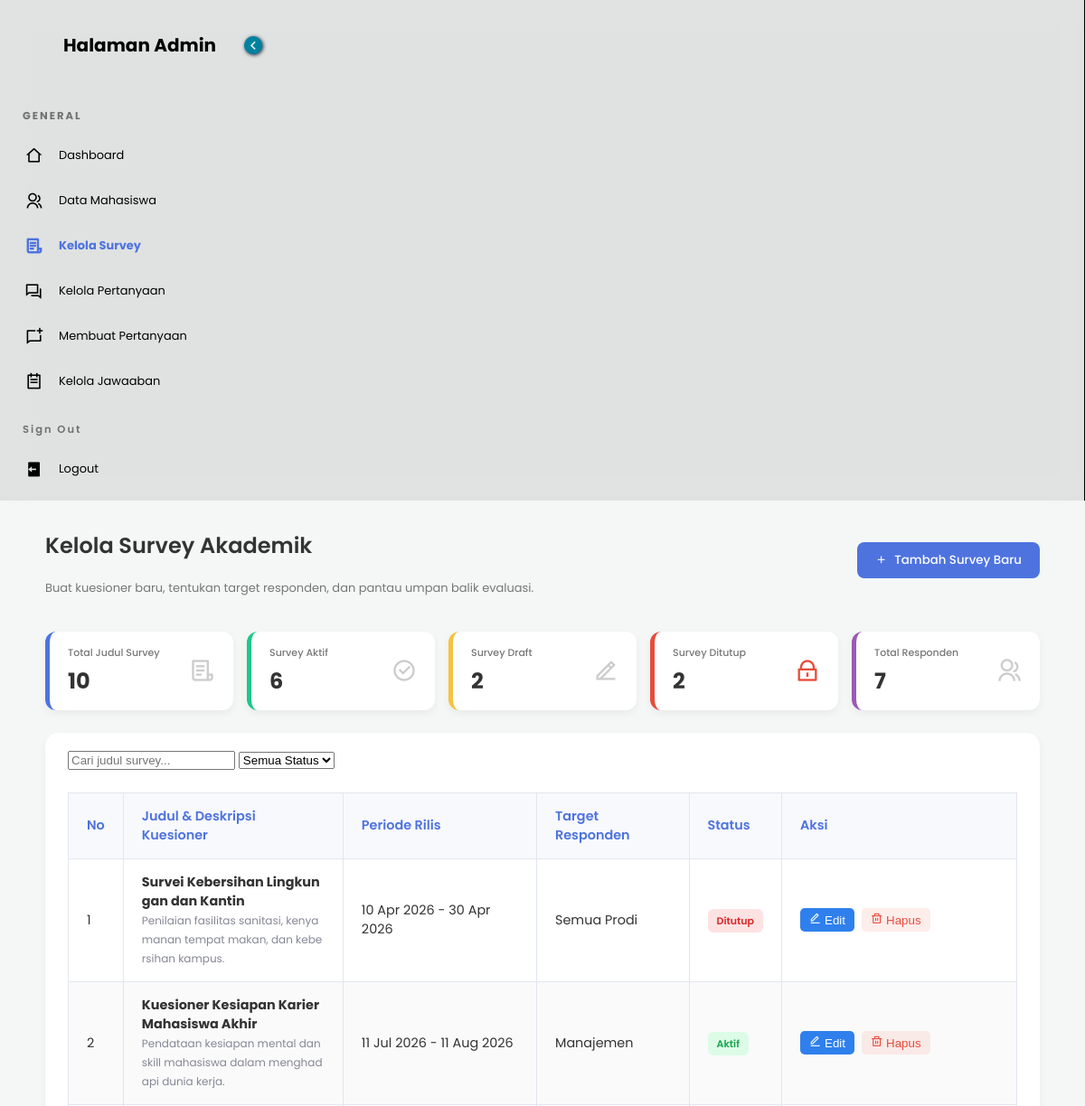
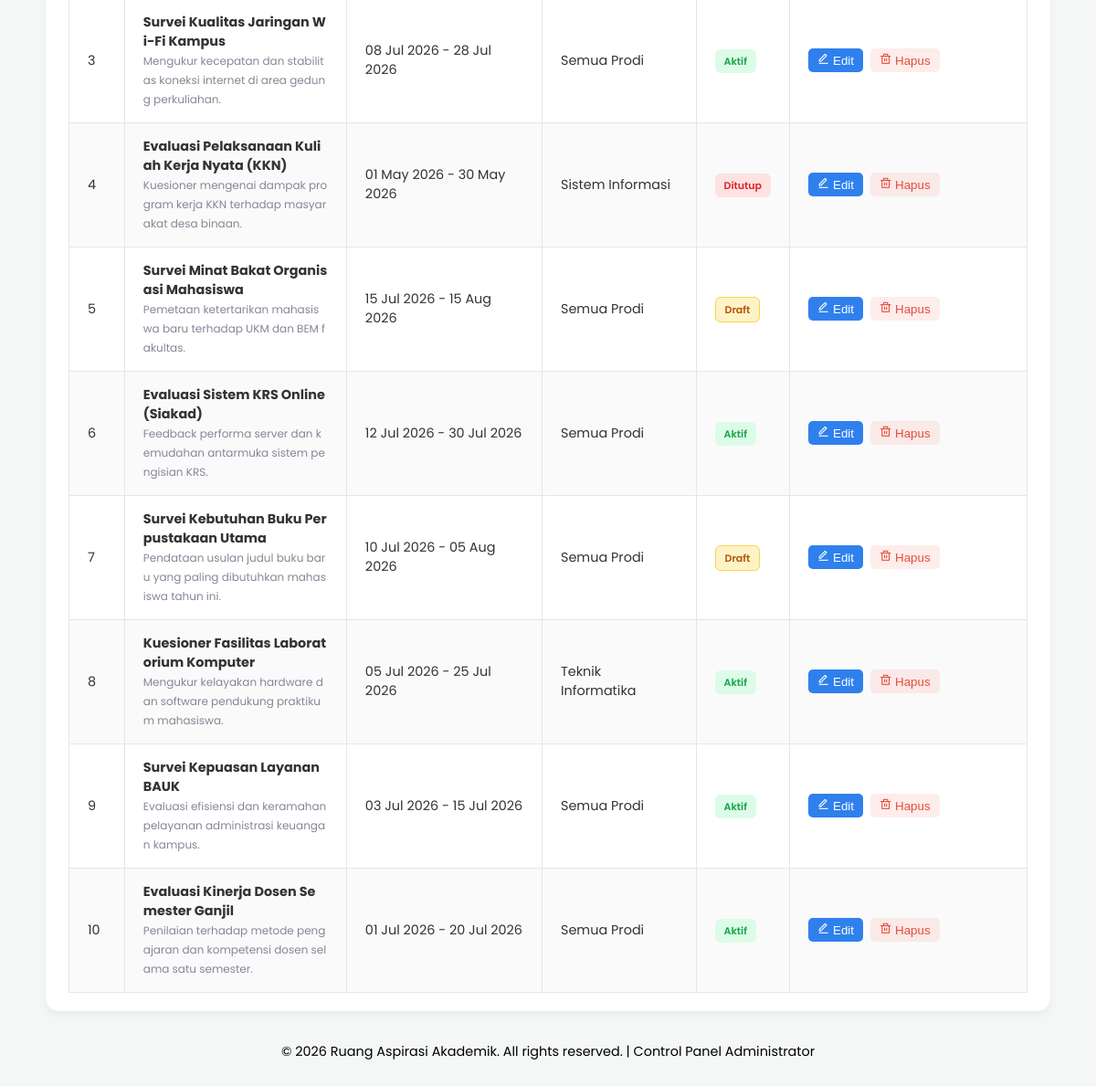
/webFeedback/admin-survey.php, run on the app's committed database (2 pictures, top to bottom).
### tables this page shows
CREATE TABLE `surveys` (
  `id_survey` int(11) NOT NULL,
  `judul_survey` varchar(255) NOT NULL,
  `deskripsi` text DEFAULT NULL,
  `tanggal_mulai` date NOT NULL,
  `tanggal_selesai` date NOT NULL,
  `target_prodi` varchar(100) NOT NULL,
  `status` enum('aktif','non-aktif','draft') DEFAULT 'draft'
);

### webFeedback/admin-survey.php (the view, shortened to what this page needs)
<?php
include 'db.php';
$sql_mhs = "SELECT COUNT(*) as total FROM mahasiswa";
$res_mhs = $conn->query($sql_mhs);
$total_mahasiswa = ($res_mhs) ? $res_mhs->fetch_assoc()['total'] : 0;
$sql_survey = "SELECT * FROM surveys ORDER BY id_survey DESC";
$result_survey = $conn->query($sql_survey);
$sql_aktif = "SELECT COUNT(*) as total_aktif FROM surveys WHERE status = 'aktif'";
$res_aktif = $conn->query($sql_aktif);
$total_aktif = ($res_aktif) ? $res_aktif->fetch_assoc()['total_aktif'] : 0;
$sql_draft = "SELECT COUNT(*) as total_draft FROM surveys WHERE status = 'draft'";
$res_draft = $conn->query($sql_draft);
$total_draft = ($res_draft) ? $res_draft->fetch_assoc()['total_draft'] : 0;
$sql_closed = "SELECT COUNT(*) as total_closed FROM surveys WHERE status = 'non-aktif'";
$res_closed = $conn->query($sql_closed);
$total_closed = ($res_closed) ? $res_closed->fetch_assoc()['total_closed'] : 0;
?>
<!DOCTYPE html>
<html lang="en">
<head>
  <link rel="stylesheet" href="https://cdn.jsdelivr.net/npm/remixicon@2.2.0/fonts/remixicon.css" />
  <link rel="stylesheet" href="https://unpkg.com/css-pro-layout@1.1.0/dist/css/css-pro-layout.css" />
</head>
<body>
  <div class="layout has-sidebar fixed-sidebar fixed-header">
    <aside id="sidebar" class="sidebar break-point-sm has-bg-image">
      <a id="btn-collapse" class="sidebar-collapser"><i class="ri-arrow-left-s-line"></i></a>
      <div class="image-wrapper">
      </div>
      <div class="sidebar-layout">
        <div class="sidebar-header">
          <div class="pro-sidebar-logo">
            <h5>Halaman Admin</h5>
          </div>
        </div>
        <div class="sidebar-content">
          <nav class="menu open-current-submenu">
            <ul>
              <li class="menu-header"><span style="font-weight: 700; color: #000;"> GENERAL </span></li>
              <li class="menu-item">
                <a href="admin.php">
                  <span class="menu-icon">
                    <i class="ri-home-2-line"></i>
                  </span>
                  <span class="menu-title">Dashboard</span>
                </a>
              </li>
              <li class="menu-item">
                <a href="admin-mahasiswa.php">
                  <span class="menu-icon">
                    <i class="ri-group-line"></i>
                  </span>
                  <span class="menu-title">Data Mahasiswa</span>
                </a>
              </li>
              <li class="menu-item">
                <a href="#"style="color: #4e73df; font-weight: bold;">
                  <span class="menu-icon"style="color: #4e73df;">
                    <i class="ri-file-list-3-line"></i>
                  </span>
                  <span class="menu-title">Kelola Survey</span>
                </a>
              </li>
              <li class="menu-item">
                <a href="admin-pertanyaan.php">
                  <span class="menu-icon">
                    <i class="ri-question-answer-line"></i>
                  </span>
                  <span class="menu-title">Kelola Pertanyaan</span>
                </a>
              </li>
              <li class="menu-item">
                <a href="index.php">
                  <span class="menu-icon">
                    <i class="ri-chat-new-line"></i>
                  </span>
                  <span class="menu-title">Membuat Pertanyaan</span>
                </a>
              </li>
              <li class="menu-item">
                <a href="index.php">
                  <span class="menu-icon">
                    <i class="ri-todo-line"></i>
                  </span>
                  <span class="menu-title">Kelola Jawaaban</span>
                </a>
              </li>
              <li class="menu-header" style="padding-top: 20px"><span> Sign Out </span></li>
              <li class="menu-item">
                <a href="login.php">
                  <span class="menu-icon">
                    <i class="ri-logout-box-fill"></i>
                  </span>
                  <span class="menu-title">Logout</span>
                </a>
              </li>
            </ul>
          </nav>
        </div>
      </div>
    </aside>
    <main class="content main">
    <div class="header-actions">
        <div class="page-title">
            <h2>Kelola Survey Akademik</h2>
            <p>Buat kuesioner baru, tentukan target responden, dan pantau umpan balik evaluasi.</p>
        </div>
<button type="button" class="btn-add-survey"><i class="ri-add-line"></i> Tambah Survey Baru</button>
    </div>
<div class="stats-cards">
    <div class="stat-card">
        <div>
            <h3>Total Judul Survey</h3>
            <p><?= ($result_survey) ? $result_survey->num_rows : 0; ?></p>
        </div>
        <i class="ri-file-list-3-line"></i>
    </div>
    <div class="stat-card green">
        <div>
            <h3>Survey Aktif</h3>
            <p><?= $total_aktif; ?></p>
        </div>
        <i class="ri-checkbox-circle-line"></i>
    </div>
    <div class="stat-card orange">
        <div>
            <h3>Survey Draft</h3>
            <p><?= $total_draft; ?></p>
        </div>
        <i class="ri-edit-2-line"></i>
    </div>
    <div class="stat-card" style="border-left-color: #e74c3c;">
        <div>
            <h3>Survey Ditutup</h3>
            <p><?= $total_closed; ?></p>
        </div>
        <i class="ri-lock-line" style="color: #e74c3c;"></i>
    </div>
    <div class="stat-card purple">
        <div>
            <h3>Total Responden</h3>
            <p><?= $total_mahasiswa; ?></p>
        </div>
        <i class="ri-group-line"></i>
    </div>
</div>
    <div class="survey-wrapper">
        <div class="filter-row">
            <div class="search-box">
<input type="text" id="surveyInput" onkeyup="filterSurvey()" placeholder="Cari judul survey...">
<select id="statusFilter" onchange="filterSurvey()">
    <option value="">Semua Status</option>
</select>
            </div>
        </div>
        <div class="survey-table-container">
            <table class="table-survey">
                <thead>
                    <tr>
                        <th style="width: 60px;">No</th>
                        <th>Judul & Deskripsi Kuesioner</th>
                        <th>Periode Rilis</th>
                        <th>Target Responden</th>
                        <th>Status</th>
                        <th style="width: 260px;">Aksi</th>
                    </tr>
                </thead>
                <tbody id="surveyTableBody">
    <?php
    if ($result_survey && $result_survey->num_rows > 0) {
        $no = 1;
        while ($row = $result_survey->fetch_assoc()) {
            $periode = date('d M Y', strtotime($row['tanggal_mulai'])) . " - " . date('d M Y', strtotime($row['tanggal_selesai']));
            $status_class = ($row['status'] == 'aktif') ? 'status-active' : 'status-closed';
            $status_text  = ($row['status'] == 'aktif') ? 'Aktif' : 'Ditutup';
switch ($row['status']) {
    case 'aktif':
        $status_class = 'status-active';
        $status_text  = 'Aktif';
        break;
    case 'draft':
        $status_class = 'status-draft';
        $status_text  = 'Draft';
        break;
    default:
        $status_class = 'status-closed';
        $status_text  = 'Ditutup';
        break;
}
            ?>
            <tr>
                <td><?= $no++; ?></td>
<td style="max-width: 250px; min-width: 200px; word-break: break-all !important; overflow-wrap: break-word !important; white-space: normal !important;">
    <strong><?= htmlspecialchars($row['judul_survey']); ?></strong><br>
    <small style="color: #858796; word-break: break-all !important; overflow-wrap: break-word !important; white-space: normal !important;">
        <?= htmlspecialchars($row['deskripsi']); ?>
    </small>
</td>
                <td><?= $periode; ?></td>
                <td><?= htmlspecialchars($row['target_prodi']); ?></td> <td><span class="status-badge <?= $status_class; ?>"><?= $status_text; ?></span></td>
                <td>
                    <div class="action-btn-group">
    <button type="button" class="action-btn edit btn-trigger-edit"
            data-id="<?= $row['id_survey']; ?>"
            data-judul="<?= htmlspecialchars($row['judul_survey']); ?>"
            data-deskripsi="<?= htmlspecialchars($row['deskripsi']); ?>"
            data-mulai="<?= $row['tanggal_mulai']; ?>"
            data-selesai="<?= $row['tanggal_selesai']; ?>"
            data-prodi="<?= htmlspecialchars($row['target_prodi']); ?>"
            data-status="<?= $row['status']; ?>">
        <i class="ri-edit-line"></i> Edit
    </button>
    <button type="button" class="action-btn delete btn-trigger-delete-survey"
            data-id="<?= $row['id_survey']; ?>"
            data-judul="<?= htmlspecialchars($row['judul_survey']); ?>">
        <i class="ri-delete-bin-line"></i> Hapus
    </button>
</div>
                </td>
            </tr>
            <?php
        }
    } else {
        echo "<tr><td colspan='6' style='text-align:center; padding: 30px; color: #777;'>Belum ada survey akademik yang dibuat.</td></tr>";
    }
    ?>
</tbody>
            </table>
        </div>
    </div>
    <div class="footer">
        <p>&copy; 2026 Ruang Aspirasi Akademik. All rights reserved. | Control Panel Administrator</p>
    </div>
</main>
  </div>
</body>
</html>

### data on the page
surveys: judul_survey "Survei Kebersihan Lingkungan dan Kantin", deskripsi "Penilaian fasilitas sanitasi, kenyamanan tempat makan, dan kebersihan kampus.", periode "10 Apr 2026 - 30 Apr 2026", target_prodi "Semua Prodi", status "Ditutup"
surveys: judul_survey "Kuesioner Kesiapan Karier Mahasiswa Akhir", deskripsi "Pendataan kesiapan mental dan skill mahasiswa dalam menghadapi dunia kerja.", periode "11 Jul 2026 - 11 Aug 2026", target_prodi "Manajemen", status "Aktif"
surveys: judul_survey "Survei Kualitas Jaringan Wi-Fi Kampus", deskripsi "Mengukur kecepatan dan stabilitas koneksi internet di area gedung perkuliahan.", periode "08 Jul 2026 - 28 Jul 2026", target_prodi "Semua Prodi", status "Aktif"
surveys: judul_survey "Evaluasi Pelaksanaan Kuliah Kerja Nyata (KKN)", deskripsi "Kuesioner mengenai dampak program kerja KKN terhadap masyarakat desa binaan.", periode "01 May 2026 - 30 May 2026", target_prodi "Sistem Informasi", status "Ditutup"
surveys: judul_survey "Survei Minat Bakat Organisasi Mahasiswa", deskripsi "Pemetaan ketertarikan mahasiswa baru terhadap UKM dan BEM fakultas.", periode "15 Jul 2026 - 15 Aug 2026", target_prodi "Semua Prodi", status "Draft"
surveys: judul_survey "Evaluasi Sistem KRS Online (Siakad)", deskripsi "Feedback performa server dan kemudahan antarmuka sistem pengisian KRS.", periode "12 Jul 2026 - 30 Jul 2026", target_prodi "Semua Prodi", status "Aktif"
surveys: judul_survey "Survei Kebutuhan Buku Perpustakaan Utama", deskripsi "Pendataan usulan judul buku baru yang paling dibutuhkan mahasiswa tahun ini.", periode "10 Jul 2026 - 05 Aug 2026", target_prodi "Semua Prodi", status "Draft"
surveys: judul_survey "Kuesioner Fasilitas Laboratorium Komputer", deskripsi "Mengukur kelayakan hardware dan software pendukung praktikum mahasiswa.", periode "05 Jul 2026 - 25 Jul 2026", target_prodi "Teknik Informatika", status "Aktif"
surveys: judul_survey "Survei Kepuasan Layanan BAUK", deskripsi "Evaluasi efisiensi dan keramahan pelayanan administrasi keuangan kampus.", periode "03 Jul 2026 - 15 Jul 2026", target_prodi "Semua Prodi", status "Aktif"
surveys: judul_survey "Evaluasi Kinerja Dosen Semester Ganjil", deskripsi "Penilaian terhadap metode pengajaran dan kompetensi dosen selama satu semester.", periode "01 Jul 2026 - 20 Jul 2026", target_prodi "Semua Prodi", status "Aktif"

### other printed values
$result_survey->num_rows "10"
$total_aktif "6"
$total_draft "2"
$total_closed "2"
$total_mahasiswa "7"
